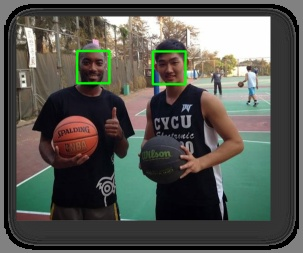
#> input picture Module 1 CV Basic Technical/chp_1_0_basletball.jpg, 303 x 253 px
$ python David_1_4_5_crop.py --image ../chp_1_0_basletball.jpg
#> lines starting #> are read from the running program, lines starting #| are printed output that depends on the picture

# python David_1_4_5_crop.py --image "../../../CV-PyImageSearch Gurus Course/Dataset/data/MEL.JPG"

import cv2
import argparse

    # 1 construct the argument parser and parse the arguments
ap = argparse.ArgumentParser()
ap.add_argument("-i", "--image", required=True, help="Path to the image")
args = vars(ap.parse_args())

    # 1.1 load the image and show it
image = cv2.imread(args["image"])
#> image is the input picture: shape (253, 303, 3); mean B, G, R 80.4, 87, 85.6
image = cv2.resize(image,(450,600), interpolation=cv2.INTER_CUBIC)
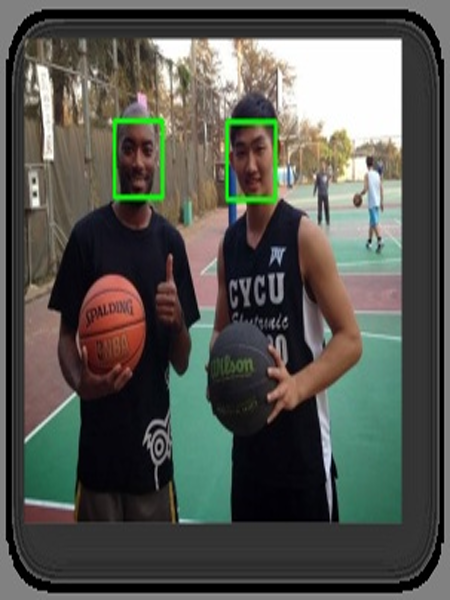
#> image: shape (600, 450, 3); mean B, G, R 80.6, 87.2, 85.8
cv2.imshow("man", image)

    # 1.2 body
body = image[130:600,120:340]
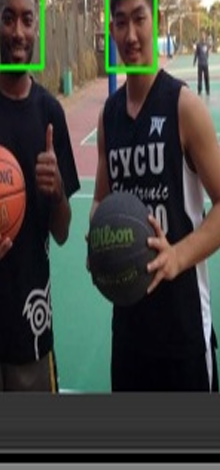
#> body: shape (470, 220, 3); mean B, G, R 63.5, 69.5, 69.4
cv2.imshow("body",body)
cv2.imwrite("../../../data/imwrite/chp1_4_5/David_MEL_body.jpg", body)


    # 1.3 face
face = image[130:220,120:200]
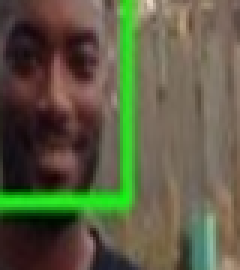
#> face: shape (90, 80, 3) (shown 3 times larger); mean B, G, R 67.5, 92.4, 92.5
cv2.imshow("face",face)
cv2.waitKey(0)
cv2.imwrite("../../../data/imwrite/chp1_4_5/David_MEL_face.jpg", face)
